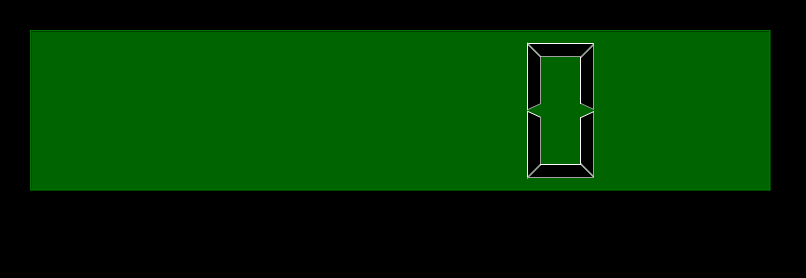
<?xml version="1.0" encoding="UTF-8"?>
<ui version="4.0">
 <class>MainWindow</class>
 <widget class="QMainWindow" name="MainWindow">
  <property name="geometry">
   <rect>
    <x>0</x>
    <y>0</y>
    <width>806</width>
    <height>278</height>
   </rect>
  </property>
  <property name="windowTitle">
   <string>MainWindow</string>
  </property>
  <property name="styleSheet">
   <string notr="true">QWidget{
background-color:black;
}</string>
  </property>
  <widget class="QWidget" name="centralwidget">
   <widget class="QLCDNumber" name="lcdNumber">
    <property name="geometry">
     <rect>
      <x>30</x>
      <y>30</y>
      <width>741</width>
      <height>161</height>
     </rect>
    </property>
    <property name="styleSheet">
     <string notr="true">QLCDNumber{
background-color:darkgreen;
}</string>
    </property>
   </widget>
  </widget>
  <widget class="QMenuBar" name="menubar">
   <property name="geometry">
    <rect>
     <x>0</x>
     <y>0</y>
     <width>806</width>
     <height>30</height>
    </rect>
   </property>
  </widget>
  <widget class="QStatusBar" name="statusbar"/>
 </widget>
 <resources/>
 <connections/>
</ui>
